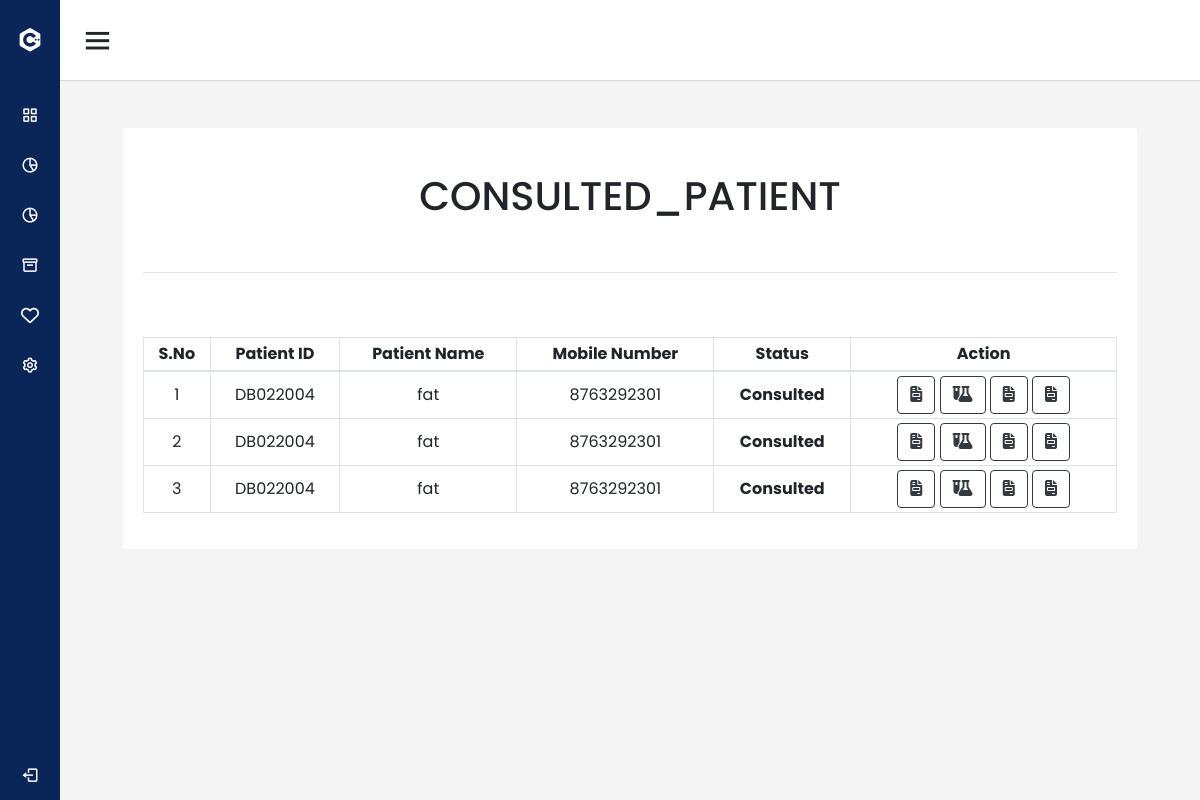
Page /inventory/patients/ (signed in) on the committed database.
### management/models.py (models this page shows, shortened)
class TodayPatients(models.Model):
    patient=models.ForeignKey(PatientDetails,on_delete=models.CASCADE)
    created_at=models.DateTimeField(auto_now_add=True)
    updated_at = models.DateTimeField(auto_now=True)
    is_active=   models.BooleanField('Is active', default=False)
    is_vital=   models.BooleanField(default=False)
    is_consulted=   models.BooleanField(default=False)
    is_seperated=models.BooleanField(default=False)
    vitals=models.ForeignKey(GeneralVitals_new,on_delete=models.CASCADE,null=True,blank=True)

class PatientDetails(models.Model):
    patient_id= models.CharField(max_length=30)
    patient_name= models.CharField(max_length=30)
    fathers_name= models.CharField(max_length=30)
    age= models.CharField(max_length=30)
    date_of_birth= models.DateField()
    gender= models.CharField(max_length=30)
    blood_group=models.CharField(max_length=30,null=True,blank=True)
    address= models.TextField(max_length=30)
    phone_number = models.IntegerField(null=True,blank=True,error_messages={'phone_number':'Enter a valid phone number'})

### inventory/views.py (the view)
# urls.py: path('patients/', views.patients, name='inventory_patients'),
@login_required(login_url='login_view')
def patients(request):
    if request.method == "POST":
        id = request.POST.get('name')
        data ={}
        return JsonResponse(data)
    else:
        x= TodayPatients.objects.filter(created_at__contains=datetime.datetime.today().date(),is_consulted=True)
        return render(request,'inventory/patients.html',{'x':x})

### inventory/templates/inventory/patients.html (shortened to what this page needs)
{% extends "management/navbar.html" %}
{% load static %}
{% block content %}
<section id="out_patient">
    <div class="container-fluid">
        <div class="card mt-4 mx-5">
            <div class="card-body">
                <h1 class="card-title text-center mt-4">CONSULTED_PATIENT</h1><br>
                <hr><br><br>
                <table id="example" class="table table-bordered text-center" style="width:100%">
                    <thead>
                        <tr>
                            <th class="text-center">S.No</th>
                            <th class="text-center">Patient&nbsp;ID</th>
                            <th class="text-center">Patient&nbsp;Name</th>
                            <th class="text-center">Mobile&nbsp;Number</th>
                            <th class="text-center">Status</th>
                            <th class="text-center">Action</th>
                        </tr>
                    </thead>
                    <tbody>
                        {% for i in x %}
                        <tr>
                            <td>{{forloop.counter}}</td>
                            <td>{{i.patient.patient_id}}</td>
                            <td>{{i.patient.patient_name}}</td>
                            <td>{{i.patient.phone_number}}</td>
                            <td>
                                <strong>Consulted</strong>
                            </td>
                            <td>
                                     <a href="{% url 'inventory_consult_fees' i.id %}"><button type="button"
                                         class="btn btn-outline-dark"  data-toggle="tooltip" data-placement="bottom" title="Fees"><i class="fa-solid fa-file-invoice"></i></button></a>
                                         <a href="{% url 'inventory_lab_test' i.id %}"><button type="button"
                                         class="btn btn-outline-dark" data-toggle="tooltip" data-placement="bottom" title="Lab Test"><i class="fa-solid fa-flask-vial"></i></button></a>
                                         {% if i.is_seperated %}
                                         <a href="{% url 'inventory_medicine_bill' i.id %}"><button type="button"
                                            class="btn btn-outline-dark"  data-toggle="tooltip" data-placement="bottom" title="Bill"><i class="fa-solid fa-file-invoice"></i></button></a>
                                            <a href="{% url 'inventory_out_medicine' i.id %}"><button type="button"
                                                class="btn btn-outline-dark"  data-toggle="tooltip" data-placement="bottom" title="Out_list"><i class="fa-solid fa-file-invoice"></i></button></a>
                                         {% else %}
                                         <a href="{% url 'inventory_prescription' i.id %}"><button type="button"
                                         class="btn btn-outline-dark" data-toggle="tooltip" data-placement="bottom" title="Prescription"><i class="fa-solid fa-pills"></i></button></a>
                                         {% endif %}
                            </td>
                        </tr>
                        {% endfor %}
                    </tbody>
                </table>
            </div>
        </div>
    </div>
</section>
{% endblock %}

### management/static/css/navbarstyle.css (style rules this page uses)
* { margin: 0; padding: 0; box-sizing: border-box; font-family: 'Poppins', sans-serif; }

### management/static/css/clinicstyle.css (style rules this page uses)
body { margin: 0; padding: 0; box-sizing: border-box; width: 100%; font-family: 'poppins'; font-style: normal; overflow: hidden; overflow-y: scroll; }
h1 { text-transform: uppercase; text-align: center; }
.table td, .table th { padding: 0.25rem; vertical-align: middle; border-top: 1px solid #dee2e6; }
.table thead th { vertical-align: middle; border-bottom: 2px solid #dee2e6; }

### management/static/css/login.css (style rules this page uses)
body { background-color: #ECEEFF; }
.card { border: none; }

### rows in the picture
TodayPatients: patient.patient_id "DB022004", patient.patient_name "fat", patient.phone_number "8763292301", is_seperated True (drawn)
TodayPatients: patient.patient_id "DB022004", patient.patient_name "fat", patient.phone_number "8763292301", is_seperated True (drawn)
TodayPatients: patient.patient_id "DB022004", patient.patient_name "fat", patient.phone_number "8763292301", is_seperated True (drawn)
